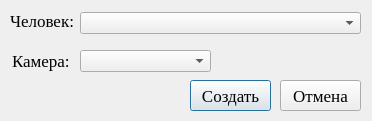
<?xml version="1.0" encoding="UTF-8"?>
<ui version="4.0">
 <class>EventAdd</class>
 <widget class="QDialog" name="EventAdd">
  <property name="geometry">
   <rect>
    <x>0</x>
    <y>0</y>
    <width>372</width>
    <height>121</height>
   </rect>
  </property>
  <property name="minimumSize">
   <size>
    <width>372</width>
    <height>121</height>
   </size>
  </property>
  <property name="maximumSize">
   <size>
    <width>372</width>
    <height>121</height>
   </size>
  </property>
  <property name="font">
   <font>
    <family>Times New Roman</family>
    <pointsize>13</pointsize>
   </font>
  </property>
  <property name="windowTitle">
   <string>Event</string>
  </property>
  <widget class="QLabel" name="label">
   <property name="geometry">
    <rect>
     <x>10</x>
     <y>5</y>
     <width>71</width>
     <height>31</height>
    </rect>
   </property>
   <property name="text">
    <string>Человек:</string>
   </property>
  </widget>
  <widget class="QLabel" name="label_2">
   <property name="geometry">
    <rect>
     <x>12</x>
     <y>45</y>
     <width>71</width>
     <height>31</height>
    </rect>
   </property>
   <property name="text">
    <string>Камера:</string>
   </property>
  </widget>
  <widget class="QComboBox" name="comboBox">
   <property name="geometry">
    <rect>
     <x>80</x>
     <y>12</y>
     <width>281</width>
     <height>22</height>
    </rect>
   </property>
  </widget>
  <widget class="QComboBox" name="comboBox_2">
   <property name="geometry">
    <rect>
     <x>80</x>
     <y>50</y>
     <width>131</width>
     <height>22</height>
    </rect>
   </property>
  </widget>
  <widget class="QPushButton" name="pushButton">
   <property name="geometry">
    <rect>
     <x>190</x>
     <y>80</y>
     <width>81</width>
     <height>31</height>
    </rect>
   </property>
   <property name="text">
    <string>Создать</string>
   </property>
  </widget>
  <widget class="QPushButton" name="pushButton_2">
   <property name="geometry">
    <rect>
     <x>280</x>
     <y>80</y>
     <width>81</width>
     <height>31</height>
    </rect>
   </property>
   <property name="text">
    <string>Отмена</string>
   </property>
  </widget>
 </widget>
 <resources/>
 <connections/>
</ui>
